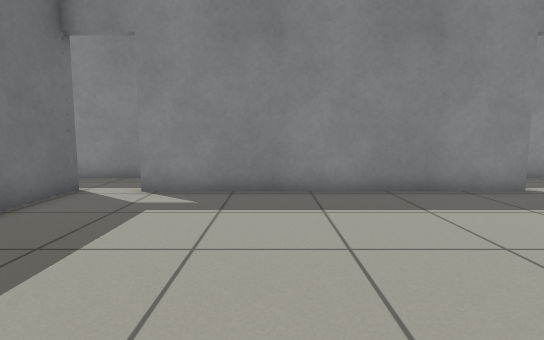
[1] (above)

24 first-person views from a walk through a world built for the Gazebo simulator. The camera is 0.72 m above the floor, tilts 6° down and sees 80° across. The floor is counted in squares, 0.5 m on a side. Each view is taken from the middle of a square. On the plan, view 1 faces up. The plan holds only what a view shows up to about 15 squares ahead; the rest is blank. The place goes on beyond the plan.

[2]
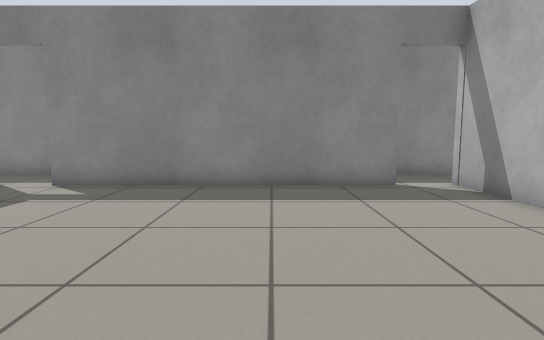

[3]
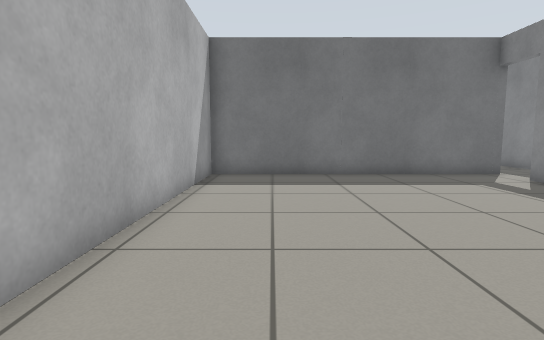

[4]
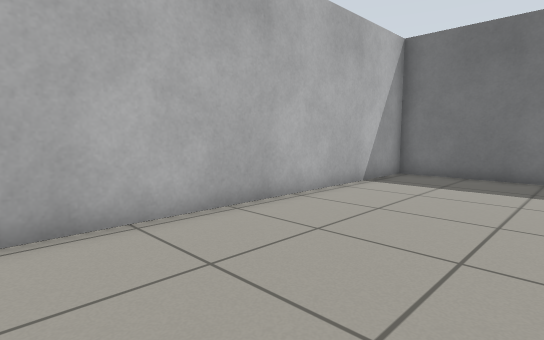

[5]
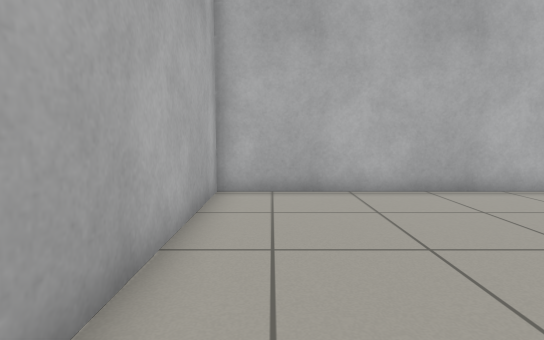

[6]
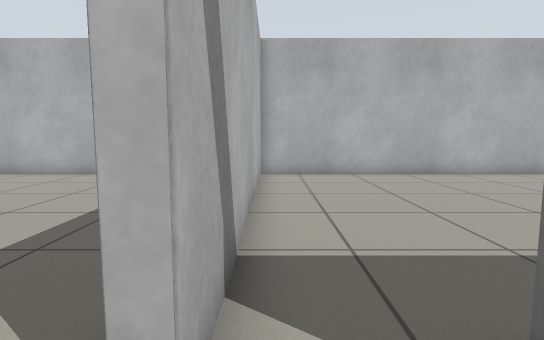

[7]
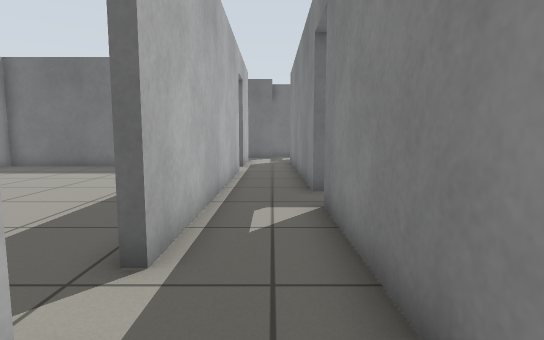

[8]
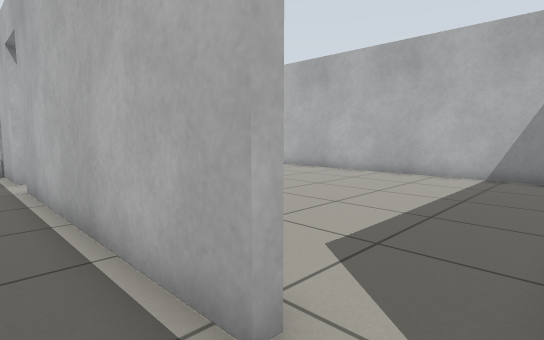

[9]
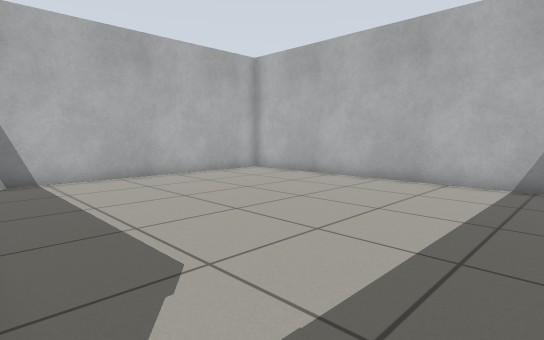

[10]
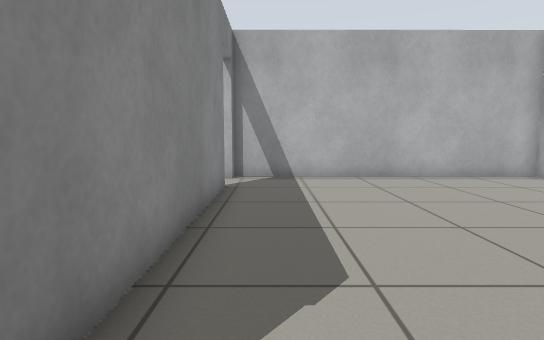

[11]
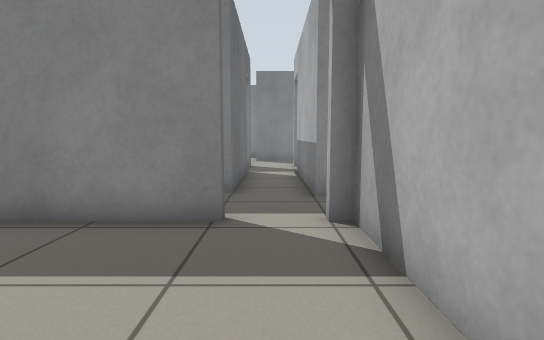

[12]
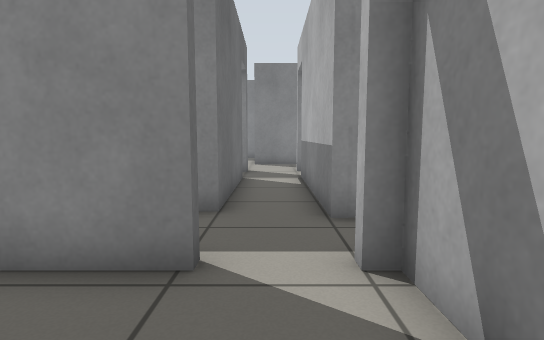

[13]
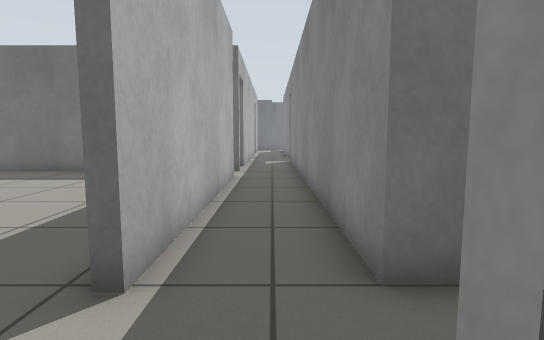

[14]
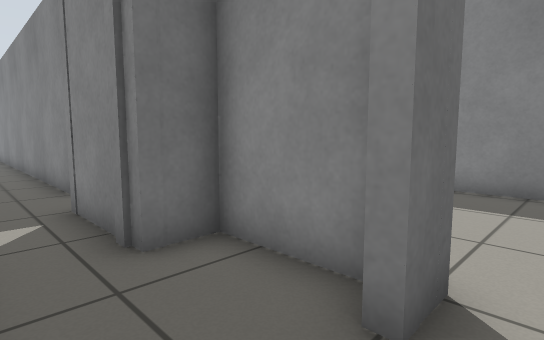

[15]
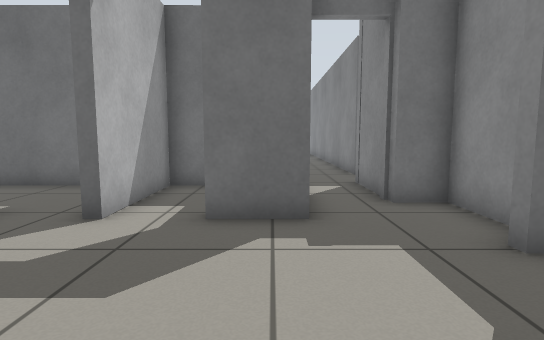

[16]
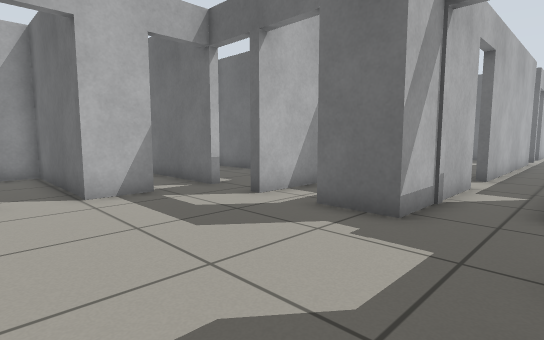

[17]
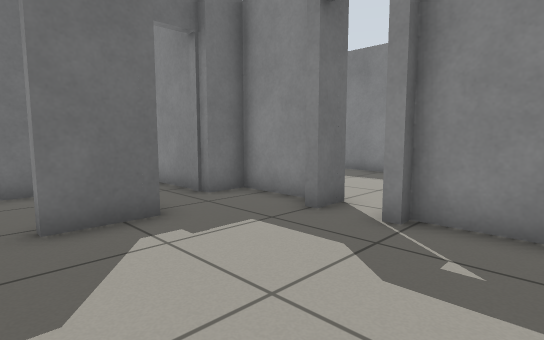

[18]
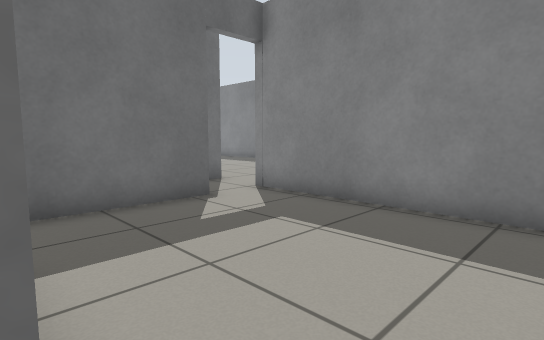

[19]
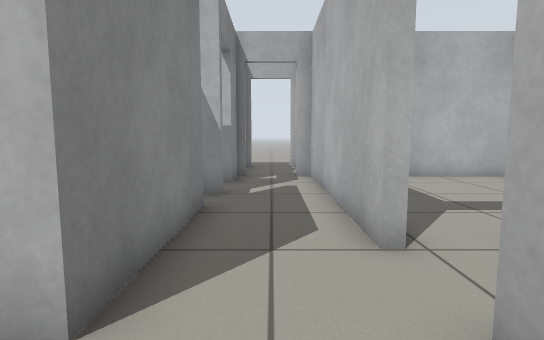

[20]
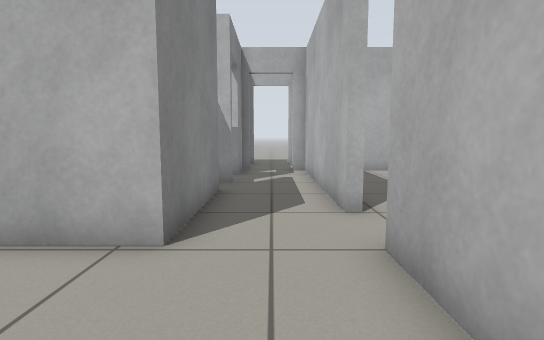

[21]
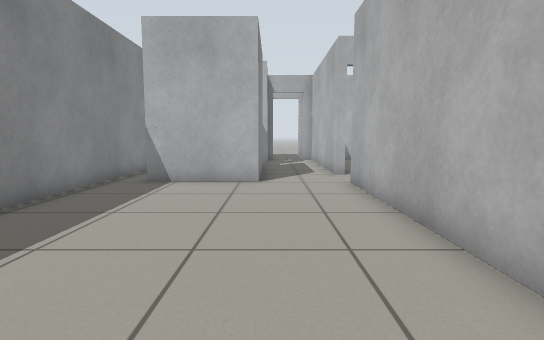

[22]
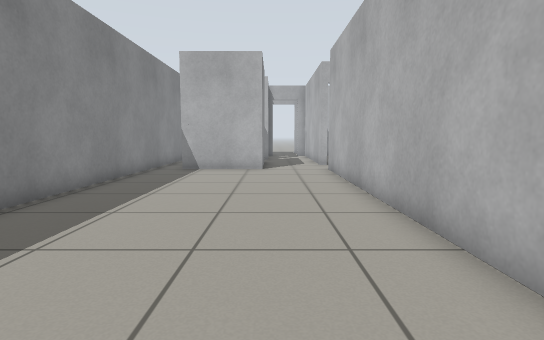

[23]
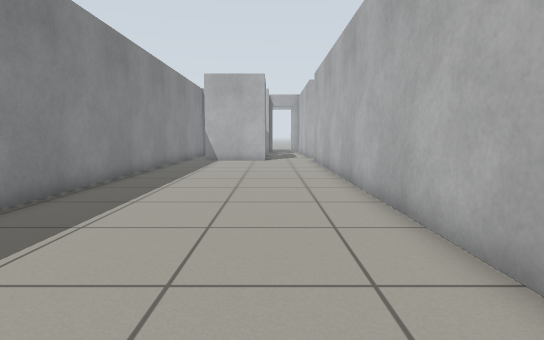

[24]
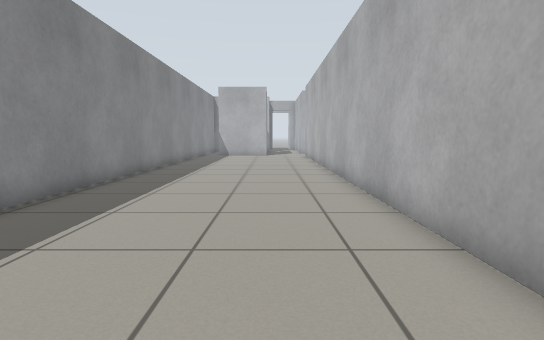

### Floor plan
Ten units are one square. View 1 is at (0, 0); x grows to the right and y downward. Boxes are objects, and circles mark ways between rooms. Rooms are numbered by the first view taken in them; rooms with no view inside come last. Other rooms are left out.
<svg viewBox="-70 -268 381 296">
<path fill="none" stroke="#000" d="M66 -83 -35 -83M-52 -88 -52 23 84 23 84 -88M105 -86 192 -86M210 -86 240 -86M190 -161 190 -111 34 -111M190 -186 190 -179M241 -106 210 -106 210 -165M210 -186 285 -186M18 -111 -65 -111M236 -214 191 -214M254 -212 249 -212M-35 -86 66 -86M286 -212 270 -212M87 -24 87 12M192 -83 115 -83M105 -82 105 -86M100 23 214 23 214 -83M255 -50 255 -46M272 -30 289 -30M271 -111 268 -111M240 -86 255 -86 255 -68M289 -116 289 -110M265 -118 241 -118 241 -106M306 -115 285 -115M271 -121 271 -111M213 -165 213 -129M276 -183 210 -183M285 -115 285 -162M-22 -186 190 -186M191 -214 191 -250M228 -263 11 -263M217 -25 217 14M217 -74 217 -50 255 -50"/>
<circle cx="-45" cy="-85" r="3" fill="#2a7"/>
<circle cx="75" cy="-85" r="3" fill="#2a7"/>
<circle cx="100" cy="-85" r="3" fill="#2a7"/>
<circle cx="205" cy="-85" r="3" fill="#2a7"/>
<circle cx="240" cy="-95" r="3" fill="#2a7"/>
<circle cx="210" cy="-175" r="3" fill="#2a7"/>
<circle cx="190" cy="-200" r="3" fill="#2a7"/>
<circle cx="280" cy="-110" r="3" fill="#2a7"/>
<text x="10" y="-30">1</text>
<text x="140" y="-100">2</text>
<text x="150" y="-30">3</text>
<text x="280" y="-70">4</text>
<text x="250" y="-150">5</text>
<text x="60" y="-230">6</text>
<text x="230" y="-20">7</text>
<text x="230" y="-70">8</text>
</svg>
Room 1 opens to room 2. Room 2 opens to room 3. Room 2 opens to room 4. Room 2 opens to room 5. Room 2 opens to room 6. Room 4 opens to room 5.

Where each view was taken, in squares from view 1:
view 1: 0 up, 0 right, facing up
view 2: 1 down, 3 right, facing up
view 3: 0 up, 7 right, facing left
view 4: 3 up, 7 right, facing down-left
view 5: 6 up, 7 right, facing down
view 6: 10 up, 8 right, facing down
view 7: 10 up, 10 right, facing left
view 8: 10 up, 9 right, facing down-right
view 9: 8 up, 10 right, facing down-right
view 10: 7 up, 10 right, facing right
view 11: 3 up, 20 right, facing up
view 12: 5 up, 20 right, facing up
view 13: 10 up, 22 right, facing left
view 14: 9 up, 28 right, facing up-left
view 15: 8 up, 31 right, facing left
view 16: 11 up, 31 right, facing down-left
view 17: 6 up, 31 right, facing up-left
view 18: 12 up, 28 right, facing up-left
view 19: 20 up, 17 right, facing right
view 20: 20 up, 15 right, facing right
view 21: 21 up, 9 right, facing right
view 22: 21 up, 5 right, facing right
view 23: 21 up, 0 right, facing right
view 24: 21 up, 5 left, facing right
